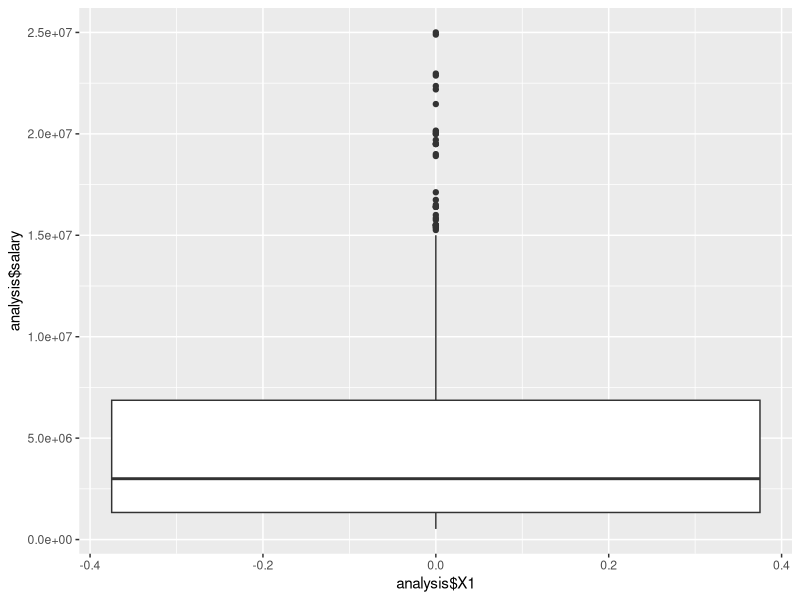

R code for this plot: (Note: this script raises an error after producing the figure.)
library(readr)
library(ggplot2)
analysis <- read_csv("roster-salary-stats.csv",col_names=TRUE)
summary(analysis$salary)
sd(analysis$salary)
ggplot(analysis, aes(x=analysis$X1, y=analysis$salary)) + 
  geom_boxplot()
ggplot(analysis, aes(x=analysis$salary)) + 
  +     geom_histogram()
summary(analysis$height)
sd(analysis$height)
ggplot(analysis, aes(x=analysis$X1, y=analysis$height)) + 
  geom_boxplot()
ggplot(analysis, aes(x=analysis$height)) + 
  +     geom_histogram()
summary(analysis$weight)
sd(analysis$weight)
ggplot(analysis, aes(x=analysis$X1, y=analysis$weight)) + 
  geom_boxplot()
ggplot(analysis, aes(x=analysis$weight)) + 
  +     geom_histogram()
summary(analysis$G)
sd(analysis$G)
ggplot(analysis, aes(x=analysis$X1, y=analysis$G)) + 
  geom_boxplot()
ggplot(analysis, aes(x=analysis$G)) + 
  +     geom_histogram()
summary(analysis$FG)
sd(analysis$FG)
ggplot(analysis, aes(x=analysis$X1, y=analysis$FG)) + 
  geom_boxplot()
ggplot(analysis, aes(x=analysis$FG)) + 
  +     geom_histogram()
summary(analysis$FGA)
sd(analysis$FGA)
ggplot(analysis, aes(x=analysis$X1, y=analysis$FGA)) + 
  geom_boxplot()
ggplot(analysis, aes(x=analysis$FGA)) + 
  +     geom_histogram()
summary(analysis$FT)
sd(analysis$FT)
ggplot(analysis, aes(x=analysis$X1, y=analysis$FT)) + 
  geom_boxplot()
ggplot(analysis, aes(x=analysis$FT)) + 
  +     geom_histogram()
summary(analysis$FTA)
sd(analysis$FTA)
ggplot(analysis, aes(x=analysis$X1, y=analysis$FTA)) + 
  geom_boxplot()
ggplot(analysis, aes(x=analysis$FTA)) + 
  +     geom_histogram()
summary(analysis$TRB)
sd(analysis$TRB)
ggplot(analysis, aes(x=analysis$X1, y=analysis$TRB)) + 
  geom_boxplot()
ggplot(analysis, aes(x=analysis$TRB)) + 
  +     geom_histogram()
summary(analysis$AST)
sd(analysis$AST)
ggplot(analysis, aes(x=analysis$X1, y=analysis$AST)) + 
  geom_boxplot()
ggplot(analysis, aes(x=analysis$AST)) + 
  +     geom_histogram()
summary(analysis$STL)
sd(analysis$STL)
ggplot(analysis, aes(x=analysis$X1, y=analysis$STL)) + 
  geom_boxplot()
ggplot(analysis, aes(x=analysis$STL)) + 
  +     geom_histogram()
summary(analysis$BLK)
sd(analysis$BLK)
ggplot(analysis, aes(x=analysis$X1, y=analysis$BLK)) + 
  geom_boxplot()
ggplot(analysis, aes(x=analysis$BLK)) + 
  +     geom_histogram()
summary(analysis$TOV)
sd(analysis$TOV)
ggplot(analysis, aes(x=analysis$X1, y=analysis$TOV)) + 
  geom_boxplot()
ggplot(analysis, aes(x=analysis$TOV)) + 
  +     geom_histogram()
summary(analysis$PF)
sd(analysis$PF)
ggplot(analysis, aes(x=analysis$X1, y=analysis$PF)) + 
  geom_boxplot()
ggplot(analysis, aes(x=analysis$PF)) + 
  +     geom_histogram()
summary(analysis$PTS)
sd(analysis$PTS)
ggplot(analysis, aes(x=analysis$X1, y=analysis$PTS)) + 
  geom_boxplot()
ggplot(analysis, aes(x=analysis$PTS)) + 
  +     geom_histogram()
summary(factor(analysis$Team))
ggplot(analysis, aes(x=analysis$Team)) + 
  geom_bar()
summary(factor(analysis$position))
ggplot(analysis, aes(x=analysis$position)) + 
  geom_bar()